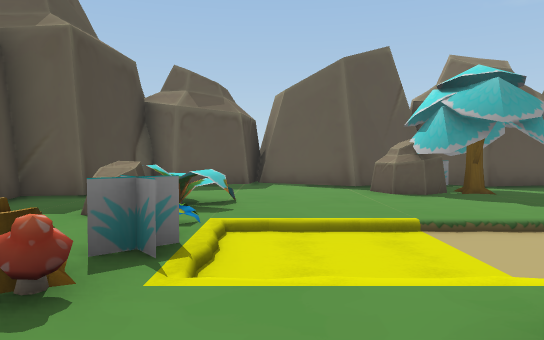
view 1 (above)

16 first-person views from a walk through a Unity game level. The camera is 1.5 m above the floor, tilts 2° down and sees 70° across. The floor is counted in squares, 2 m on a side. Each view is taken from the middle of a square. On the plan, view 1 faces up. The plan holds only what a view shows up to about 12 squares ahead; the rest is blank. The place goes on beyond the plan. The player is left out.

view 2
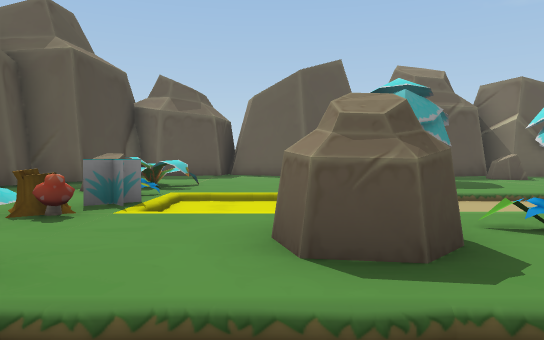

view 3
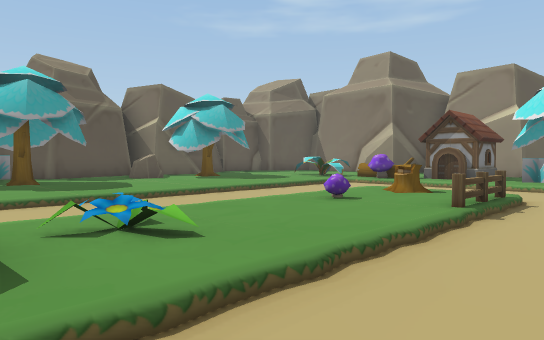

view 4
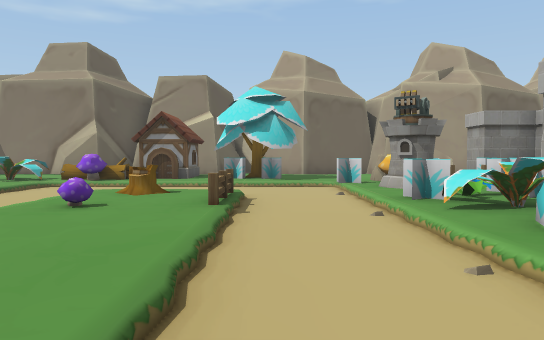

view 5
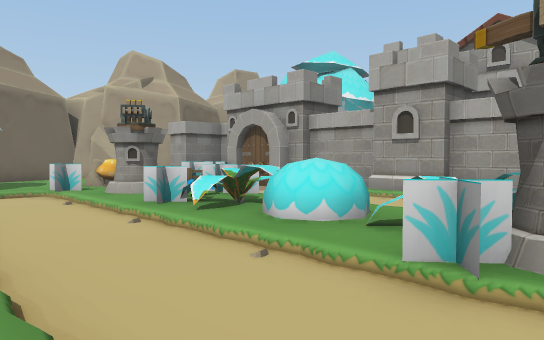

view 6
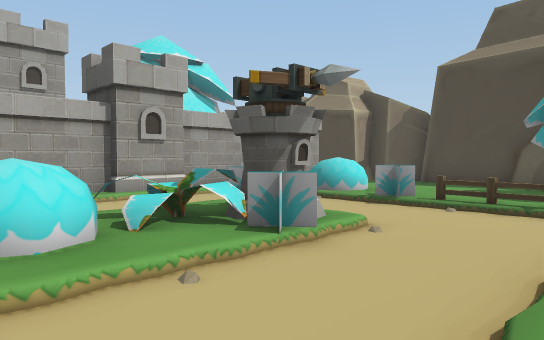

view 7
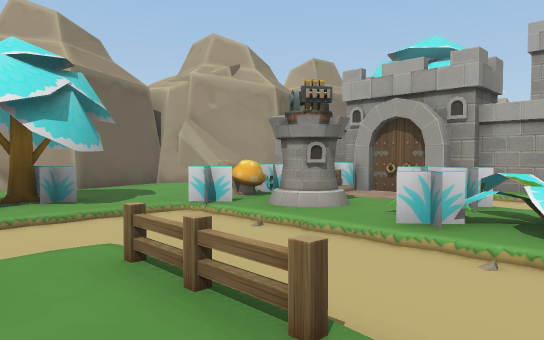

view 8
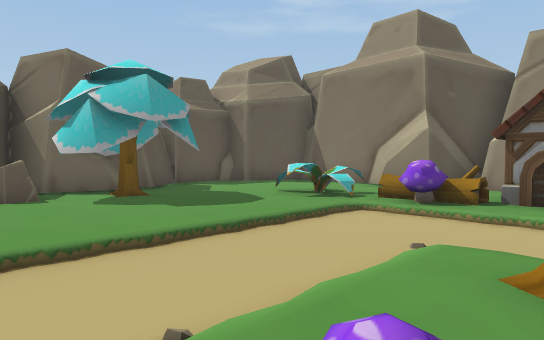

view 9
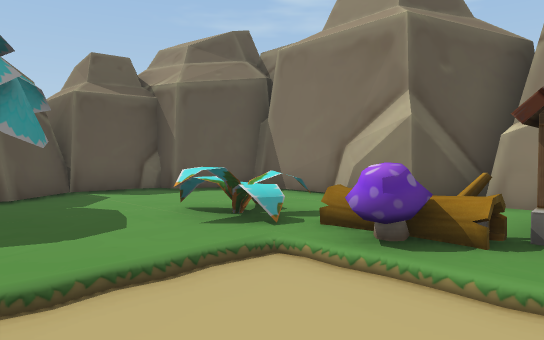

view 10
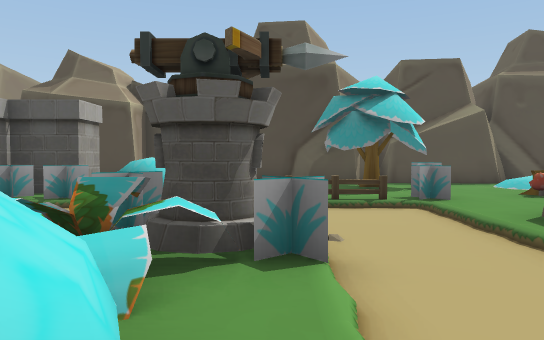

view 11
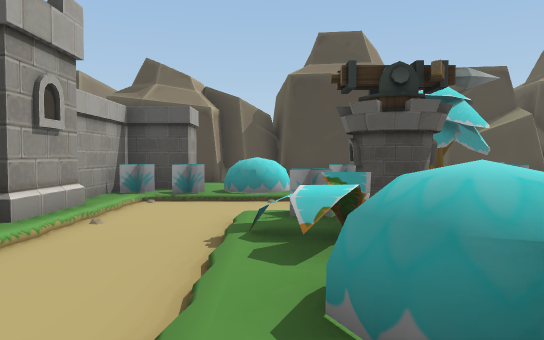

view 12
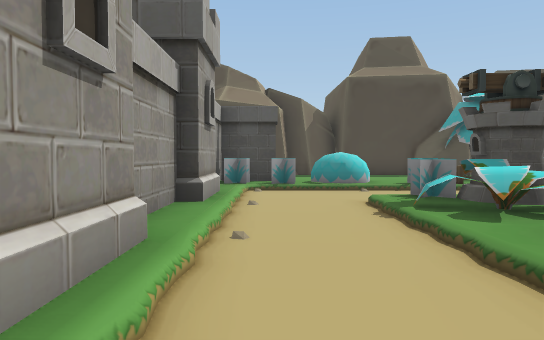

view 13
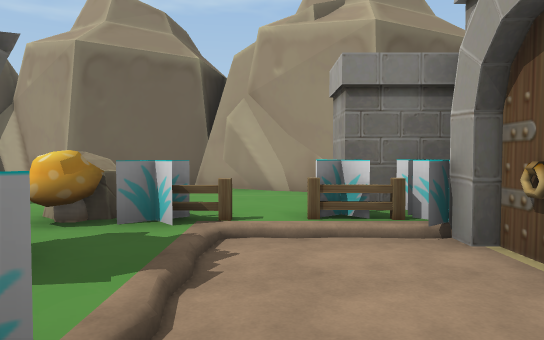

view 14
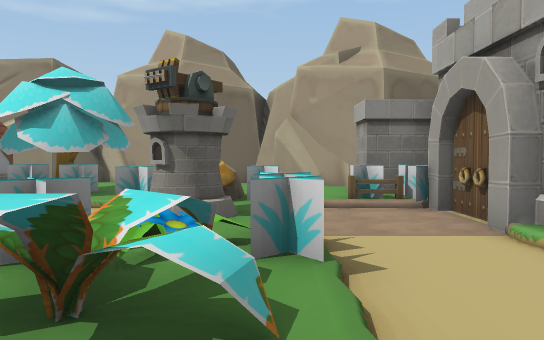

view 15
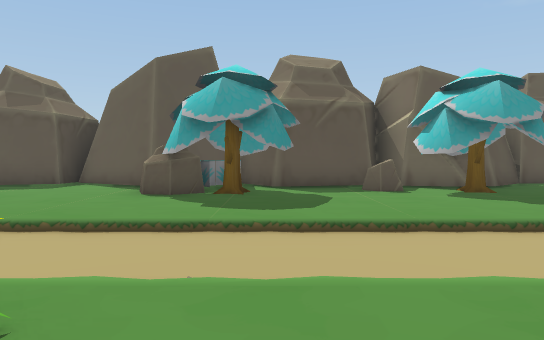

view 16
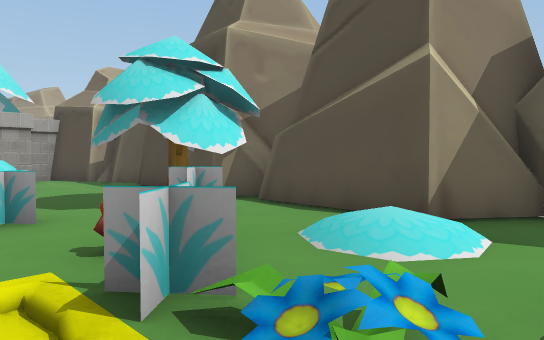

### Floor plan
Key: @ floor where view 1 was taken; # wall or solid block; . main floor; - floor 0.25 m lower than the main floor; T tree; P plant; F flower; S stump; M mushroom; H house; E fence; W tower; B building; O other object.
Columns run from 6 left of view 1 to 17 right of it. Each row starts with its distance up from view 1.
 11     #######   #  ####
 10    ##..###########..###
  9   # .....OT..OO.......#
  8  ## .....OT...TT......#
  7  #.......T............#
  6 ##.................P.##
  5 #...PO.............. ##
  4 #....F------------M   ##
  3 ##.P.O------------.S..#
  2  #...SM.........--.H  #
  1  #.T...OO.F..M.S--....##
  0 ##...O@......EE.--.O  .#
 -1  #.T..------------TT..##
 -2  #...E------------....#
 -3  #....--WO....O..O....#
 -4  #...O--WP..PPF.O.OM..#
 -5  #...P--......OO..EO..#
 -6  #....------------...##
 -7  ##.#O-----------OE#.#
 -8   #.#O.B#..##..#O#O# #
 -9   ##### #### B##
-10              B

Where each view was taken, in squares from view 1:
view 1: 0 up, 0 right, facing up
view 2: 2 down, 1 right, facing up
view 3: 2 down, 2 right, facing up-right
view 4: 1 down, 2 right, facing right
view 5: 0 up, 2 right, facing down-right
view 6: 0 up, 6 right, facing down-left
view 7: 1 up, 6 right, facing down-right
view 8: 1 up, 6 right, facing up-right
view 9: 2 up, 9 right, facing up-right
view 10: 3 down, 6 right, facing left
view 11: 5 down, 7 right, facing left
view 12: 7 down, 8 right, facing left
view 13: 6 down, 8 right, facing right
view 14: 5 down, 5 right, facing right
view 15: 0 up, 5 right, facing up
view 16: 5 up, 0 right, facing down-left
